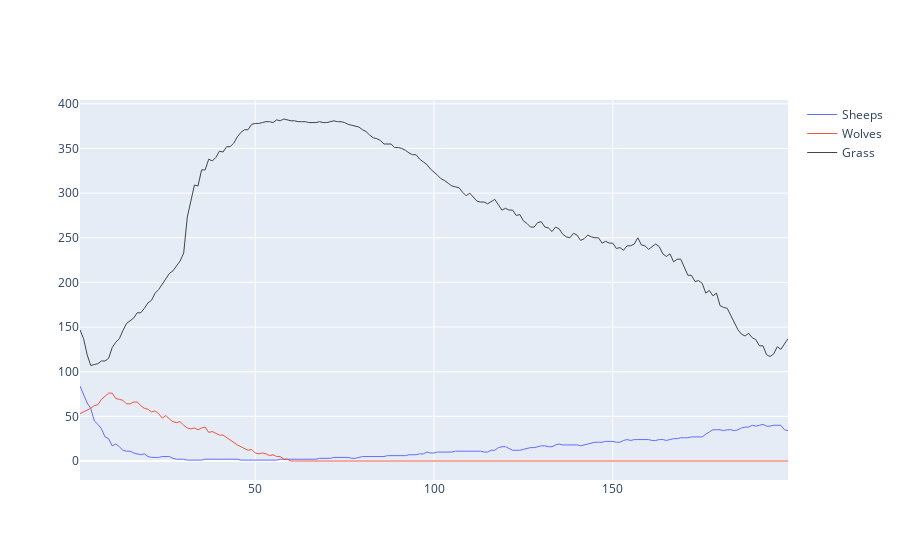

The notebook cell this image was saved under:
### Markdown cell above
Now, let's plot the evolution of our populations:

### Code cell
steps = [i for i in range(1, 100)]

fig = go.Figure([
    
    go.Scatter(
        name='Sheeps',
        x=steps,
        y=model.sheep_evolution,
        mode='lines',
        line=dict(width=1),
        showlegend=True
    ),
    go.Scatter(
        name='Wolves',
        x=steps,
        y=model.wolves_evolution,
        mode='lines',
        line=dict(width=1),
        showlegend=True
    ),
    go.Scatter(
        name='Grass',
        x=steps,
        y=model.grass_evolution,
        marker=dict(color="#444"),
        line=dict(width=1),
        mode='lines',
        showlegend=True
    )
])

fig.show()

### Figure 1 — Plotly figure (JSON) as saved in the notebook; plotly's stock layout.template omitted (floating-point values rounded to 4 significant figures; data arrays with more than 128 entries replaced by an {"elided": "..."} marker saying what was removed)
{"data": [{"line": {"width": 1}, "mode": "lines", "name": "Sheeps", "showlegend": true, "type": "scatter", "x": {"elided": "199 int values"}, "y": {"elided": "200 int values"}}, {"line": {"width": 1}, "mode": "lines", "name": "Wolves", "showlegend": true, "type": "scatter", "x": {"elided": "199 int values"}, "y": {"elided": "200 int values"}}, {"line": {"width": 1}, "marker": {"color": "#444"}, "mode": "lines", "name": "Grass", "showlegend": true, "type": "scatter", "x": {"elided": "199 int values"}, "y": {"elided": "200 int values"}}], "layout": {}}
